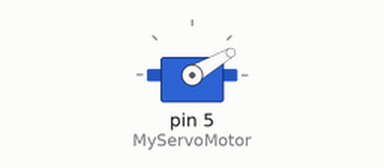
Simulated run of this sketch. Board: Arduino Uno, built with avr-gcc and run on an emulated ATmega328P. Shown: servo.

Above: at 0.05 s.
At 0.6 s:
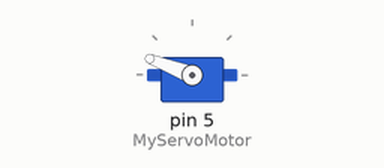
At 1.2 s:
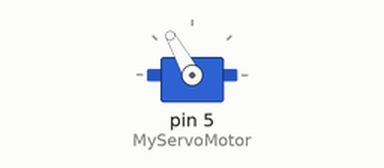
At 2.35 s:
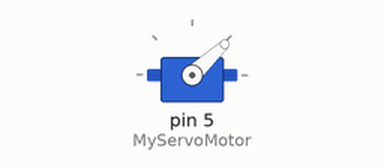
Timing chart, 0 to 6.9 s (numbered marks = the images above):
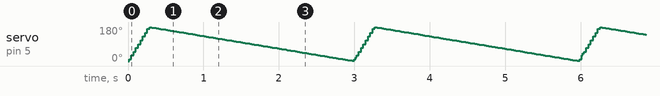

The sketch:

L02_Servo_Sweep.ino
```cpp
/*-- STEP 1 ---------------------------------------------------------------------------------------------------------------

  Let's make a servo motor "sweep" from side to side.  First, we need to tell our Arduino board to get ready.  We need to teach it
  how to control the motor, and to do this we "include" a helper file.

*/

#include <Servo.h>

/*-- STEP 2 ---------------------------------------------------------------------------------------------------------------

  Now let's create a pretend servo motor inside our Arduino that we can use to control the real servo motor.

*/

Servo MyServoMotor;

/*-- STEP 3 ---------------------------------------------------------------------------------------------------------------

  In our SETUP function, we tell our Arduino board that our servo is wired up to digital control number 9.

*/

void setup()
{
  MyServoMotor.attach(5);
}

/*-- STEP 4 ---------------------------------------------------------------------------------------------------------------

  In our forever LOOP, we do several things.  First we tell the servo to move in steps from left to right, then
  to go back to the beginning and start over again.

*/

void loop()
{

  for(int A = 0; A < 180; A += 10)
  {
    MyServoMotor.write(A);
    delay(15);
  }
  for(int A = 180; A >= 1; A -= 1)
  {
    MyServoMotor.write(A);
    delay(15);
  }

}
```
